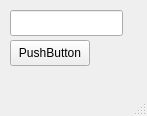
<?xml version="1.0" encoding="UTF-8"?>
<ui version="4.0">
 <class>MainWindow</class>
 <widget class="QMainWindow" name="MainWindow">
  <property name="geometry">
   <rect>
    <x>0</x>
    <y>0</y>
    <width>147</width>
    <height>116</height>
   </rect>
  </property>
  <property name="windowTitle">
   <string>MainWindow</string>
  </property>
  <widget class="QWidget" name="centralwidget">
   <widget class="QPushButton" name="pushButton">
    <property name="geometry">
     <rect>
      <x>10</x>
      <y>40</y>
      <width>80</width>
      <height>26</height>
     </rect>
    </property>
    <property name="text">
     <string>PushButton</string>
    </property>
   </widget>
   <widget class="QLineEdit" name="lineEdit">
    <property name="geometry">
     <rect>
      <x>10</x>
      <y>10</y>
      <width>113</width>
      <height>26</height>
     </rect>
    </property>
   </widget>
  </widget>
  <widget class="QMenuBar" name="menubar">
   <property name="geometry">
    <rect>
     <x>0</x>
     <y>0</y>
     <width>147</width>
     <height>23</height>
    </rect>
   </property>
  </widget>
  <widget class="QStatusBar" name="statusbar"/>
 </widget>
 <resources/>
 <connections/>
</ui>
